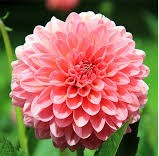
#> input picture bolum2/flower.jpg, 159 x 156 px
$ python gray_scale.py
#> lines starting #> are read from the running program, lines starting #| are printed output that depends on the picture
import matplotlib.pyplot as plt

img = plt.imread('flower.jpg')
#> img is the input picture: shape (156, 159, 3); mean R, G, B 155.5, 110.9, 92
print(img.shape)
#| (156, 159, 3)
intensity = img.sum(2)
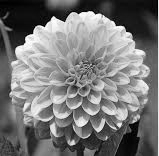
#> intensity: shape (156, 159) uint64; min 0, max 764, mean 358.4; drawn with min black and max white
print(intensity.shape)
#| (156, 159)
# Renklerdeki toplam yoğunluğu hesaplayıp,
# sonucu plt.imshow() ’da gri renk haritasıyla görüntüledik.
plt.imshow(intensity, cmap='gray')

plt.colorbar()
plt.axis('off')
plt.show()
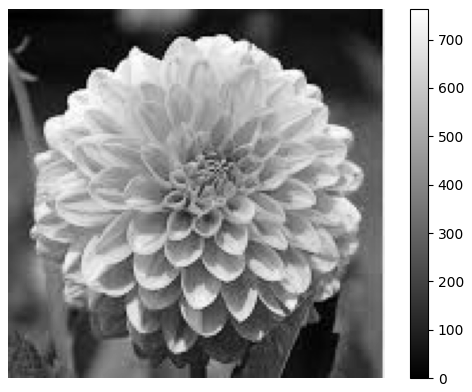
#> figure drawn by matplotlib, 2 panels
